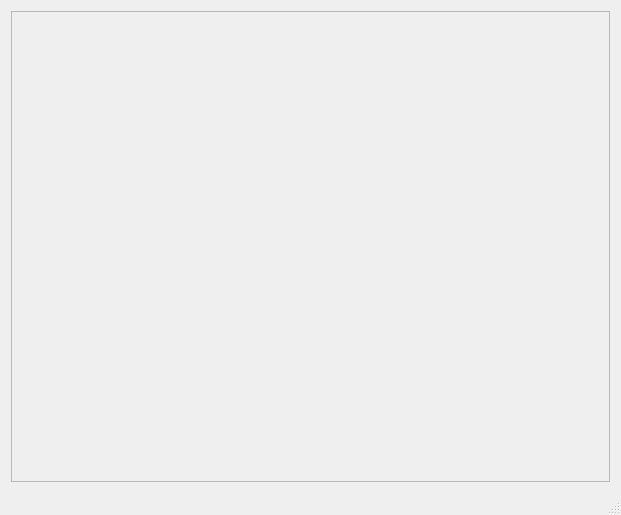
<?xml version="1.0" encoding="UTF-8"?>
<ui version="4.0">
 <class>MainWindow</class>
 <widget class="QMainWindow" name="MainWindow">
  <property name="geometry">
   <rect>
    <x>0</x>
    <y>0</y>
    <width>621</width>
    <height>515</height>
   </rect>
  </property>
  <property name="windowTitle">
   <string>QCustomPlot Interaction Example</string>
  </property>
  <widget class="QWidget" name="centralWidget">
   <layout class="QVBoxLayout" name="verticalLayout">
    <item>
     <widget class="QFrame" name="frame_2">
      <property name="frameShape">
       <enum>QFrame::StyledPanel</enum>
      </property>
      <property name="frameShadow">
       <enum>QFrame::Sunken</enum>
      </property>
      <property name="lineWidth">
       <number>1</number>
      </property>
      <property name="midLineWidth">
       <number>0</number>
      </property>
      <layout class="QVBoxLayout" name="verticalLayout_3">
       <property name="spacing">
        <number>0</number>
       </property>
       <property name="margin">
        <number>0</number>
       </property>
       <item>
        <widget class="QCustomPlot" name="customPlot" native="true">
         <property name="sizePolicy">
          <sizepolicy hsizetype="Preferred" vsizetype="MinimumExpanding">
           <horstretch>0</horstretch>
           <verstretch>0</verstretch>
          </sizepolicy>
         </property>
        </widget>
       </item>
      </layout>
     </widget>
    </item>
   </layout>
  </widget>
  <widget class="QMenuBar" name="menuBar">
   <property name="geometry">
    <rect>
     <x>0</x>
     <y>0</y>
     <width>621</width>
     <height>20</height>
    </rect>
   </property>
  </widget>
  <widget class="QStatusBar" name="statusBar"/>
 </widget>
 <layoutdefault spacing="6" margin="11"/>
 <customwidgets>
  <customwidget>
   <class>QCustomPlot</class>
   <extends>QWidget</extends>
   <header>qcustomplot.h</header>
   <container>1</container>
  </customwidget>
 </customwidgets>
 <resources/>
 <connections/>
</ui>
